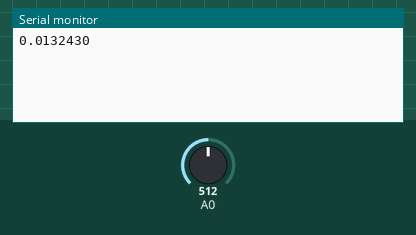
Bench run of a sketch on a simulated Arduino Uno, built with avr-gcc and run on an emulated ATmega328P. On the bench: the last lines printed to the serial monitor. The inputs (shaded band) are chosen by the test bench; at power-on: A0 = 512.

Above: at 1.2 s.
1.3 s: A0 set to 716
At 2.7 s:
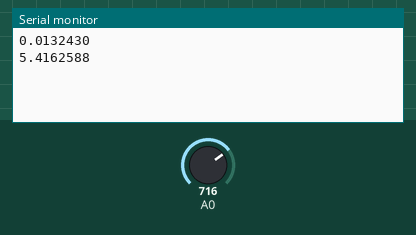
2.8 s: A0 set to 900
At 5.3 s:
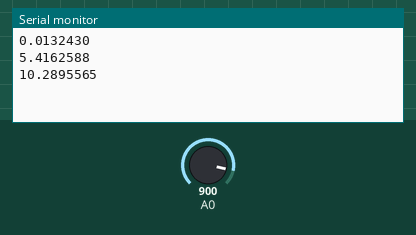
Timing chart, 0 to 6.8 s (numbered marks = the images above; inputs shaded):
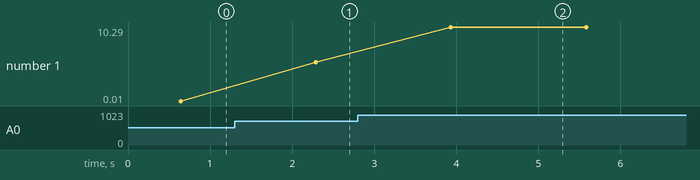

Measured:
- after the input at 1.3 s, the serial monitor: prints a new line after 0.99 s (image 1)
- after the input at 2.8 s, the serial monitor: prints a new line after 1.1 s (image 2)
- plotted number 1: 0.01 → 5.42 after the input at 1.3 s, 5.42 → 10.29 after the input at 2.8 s

The sketch:

current_sensor.ino
```cpp
void setup() {
  Serial.begin(9600); //Start Serial Monitor to display current read value on Serial monitor
}

void loop(){
float  sumSqr=0.0, meanSqr=0.0, currentRMS=0.0;
for(int i=0; i <= 200; i++){
  float sensorValue = analogRead(A0);
  float current =(2500-(sensorValue/1023)*5000.0)/185;
  sumSqr+=current*current;
  delay(3);
}
meanSqr = sumSqr/200;
currentRMS = sqrt(meanSqr);
Serial.println(currentRMS,7);

  //Get 150 samples
  //AcsValue = analogRead(A0);
  // Serial.println(AcsValue);
  // Serial.println(AcsValue/1023*5000);
  // Serial.println(2500-AcsValue/1023*5000.0);
  //Serial.println((2500-(AcsValue/1023)*5000)/185, 4);


//Print the read current on Serial monitor
delay(1000);
}
```
